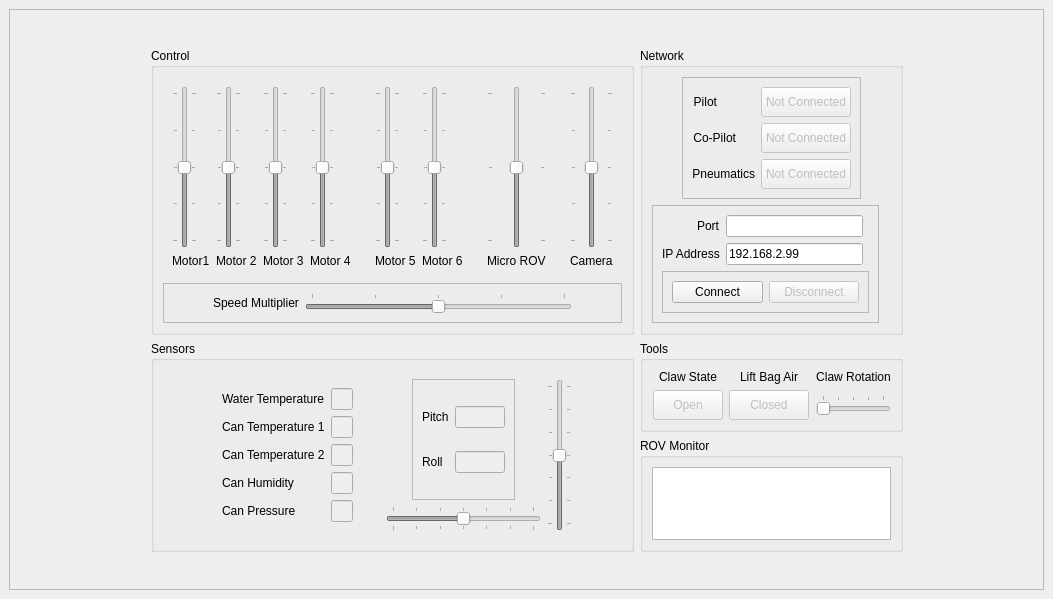
<?xml version="1.0" encoding="UTF-8"?>
<ui version="4.0">
 <class>MainWindow</class>
 <widget class="QMainWindow" name="MainWindow">
  <property name="windowModality">
   <enum>Qt::NonModal</enum>
  </property>
  <property name="geometry">
   <rect>
    <x>0</x>
    <y>0</y>
    <width>1053</width>
    <height>599</height>
   </rect>
  </property>
  <property name="windowTitle">
   <string>Husky ROV Pilot Terminal</string>
  </property>
  <property name="windowIcon">
   <iconset>
    <normaloff>husky.jpeg</normaloff>husky.jpeg</iconset>
  </property>
  <property name="layoutDirection">
   <enum>Qt::LeftToRight</enum>
  </property>
  <property name="toolButtonStyle">
   <enum>Qt::ToolButtonIconOnly</enum>
  </property>
  <property name="tabShape">
   <enum>QTabWidget::Rounded</enum>
  </property>
  <widget class="QWidget" name="centralwidget">
   <layout class="QGridLayout" name="gridLayout">
    <item row="0" column="0">
     <widget class="QFrame" name="frame">
      <property name="frameShape">
       <enum>QFrame::StyledPanel</enum>
      </property>
      <property name="frameShadow">
       <enum>QFrame::Raised</enum>
      </property>
      <layout class="QGridLayout" name="gridLayout_2" rowstretch="2,3,1,4,2" columnstretch="1,3,2,1">
       <item row="1" column="1">
        <widget class="QGroupBox" name="motorFrame">
         <property name="title">
          <string>Control</string>
         </property>
         <layout class="QGridLayout" name="gridLayout_3" rowstretch="0,0" columnstretch="6,3,1,1" rowminimumheight="0,0">
          <item row="0" column="2">
           <widget class="QFrame" name="uRovFrame">
            <property name="enabled">
             <bool>true</bool>
            </property>
            <property name="sizePolicy">
             <sizepolicy hsizetype="MinimumExpanding" vsizetype="Preferred">
              <horstretch>0</horstretch>
              <verstretch>0</verstretch>
             </sizepolicy>
            </property>
            <property name="layoutDirection">
             <enum>Qt::LeftToRight</enum>
            </property>
            <layout class="QVBoxLayout" name="verticalLayout">
             <item>
              <widget class="QSlider" name="microMotorSlider">
               <property name="enabled">
                <bool>false</bool>
               </property>
               <property name="sizePolicy">
                <sizepolicy hsizetype="Preferred" vsizetype="Expanding">
                 <horstretch>0</horstretch>
                 <verstretch>0</verstretch>
                </sizepolicy>
               </property>
               <property name="focusPolicy">
                <enum>Qt::NoFocus</enum>
               </property>
               <property name="acceptDrops">
                <bool>false</bool>
               </property>
               <property name="layoutDirection">
                <enum>Qt::LeftToRight</enum>
               </property>
               <property name="autoFillBackground">
                <bool>false</bool>
               </property>
               <property name="styleSheet">
                <string notr="true"/>
               </property>
               <property name="minimum">
                <number>-1</number>
               </property>
               <property name="maximum">
                <number>1</number>
               </property>
               <property name="value">
                <number>0</number>
               </property>
               <property name="sliderPosition">
                <number>0</number>
               </property>
               <property name="orientation">
                <enum>Qt::Vertical</enum>
               </property>
               <property name="invertedAppearance">
                <bool>false</bool>
               </property>
               <property name="tickPosition">
                <enum>QSlider::TicksBothSides</enum>
               </property>
               <property name="tickInterval">
                <number>1</number>
               </property>
              </widget>
             </item>
             <item>
              <widget class="QLabel" name="label_13">
               <property name="text">
                <string>Micro ROV</string>
               </property>
              </widget>
             </item>
            </layout>
           </widget>
          </item>
          <item row="0" column="3">
           <widget class="QFrame" name="frame">
            <layout class="QGridLayout" name="gridLayout_6">
             <item row="0" column="0">
              <widget class="QSlider" name="cameraServoSlider">
               <property name="enabled">
                <bool>false</bool>
               </property>
               <property name="sizePolicy">
                <sizepolicy hsizetype="Expanding" vsizetype="Expanding">
                 <horstretch>0</horstretch>
                 <verstretch>0</verstretch>
                </sizepolicy>
               </property>
               <property name="focusPolicy">
                <enum>Qt::NoFocus</enum>
               </property>
               <property name="layoutDirection">
                <enum>Qt::LeftToRight</enum>
               </property>
               <property name="styleSheet">
                <string notr="true"/>
               </property>
               <property name="minimum">
                <number>1000</number>
               </property>
               <property name="maximum">
                <number>1800</number>
               </property>
               <property name="pageStep">
                <number>200</number>
               </property>
               <property name="value">
                <number>1400</number>
               </property>
               <property name="orientation">
                <enum>Qt::Vertical</enum>
               </property>
               <property name="tickPosition">
                <enum>QSlider::TicksBothSides</enum>
               </property>
               <property name="tickInterval">
                <number>200</number>
               </property>
              </widget>
             </item>
             <item row="1" column="0">
              <widget class="QLabel" name="label_14">
               <property name="text">
                <string>Camera</string>
               </property>
               <property name="scaledContents">
                <bool>false</bool>
               </property>
              </widget>
             </item>
            </layout>
           </widget>
          </item>
          <item row="0" column="1">
           <widget class="QFrame" name="verticalFrame">
            <layout class="QGridLayout" name="gridLayout_5">
             <item row="0" column="0">
              <widget class="QSlider" name="motor5Slider">
               <property name="enabled">
                <bool>false</bool>
               </property>
               <property name="focusPolicy">
                <enum>Qt::NoFocus</enum>
               </property>
               <property name="styleSheet">
                <string notr="true"/>
               </property>
               <property name="minimum">
                <number>1300</number>
               </property>
               <property name="maximum">
                <number>1700</number>
               </property>
               <property name="value">
                <number>1500</number>
               </property>
               <property name="orientation">
                <enum>Qt::Vertical</enum>
               </property>
               <property name="tickPosition">
                <enum>QSlider::TicksBothSides</enum>
               </property>
               <property name="tickInterval">
                <number>100</number>
               </property>
              </widget>
             </item>
             <item row="1" column="0">
              <widget class="QLabel" name="label_6">
               <property name="text">
                <string>Motor 5</string>
               </property>
              </widget>
             </item>
             <item row="1" column="1">
              <widget class="QLabel" name="label_7">
               <property name="text">
                <string>Motor 6</string>
               </property>
              </widget>
             </item>
             <item row="0" column="1">
              <widget class="QSlider" name="motor6Slider">
               <property name="enabled">
                <bool>false</bool>
               </property>
               <property name="focusPolicy">
                <enum>Qt::NoFocus</enum>
               </property>
               <property name="acceptDrops">
                <bool>false</bool>
               </property>
               <property name="styleSheet">
                <string notr="true"/>
               </property>
               <property name="minimum">
                <number>1300</number>
               </property>
               <property name="maximum">
                <number>1700</number>
               </property>
               <property name="value">
                <number>1500</number>
               </property>
               <property name="orientation">
                <enum>Qt::Vertical</enum>
               </property>
               <property name="tickPosition">
                <enum>QSlider::TicksBothSides</enum>
               </property>
               <property name="tickInterval">
                <number>100</number>
               </property>
              </widget>
             </item>
            </layout>
           </widget>
          </item>
          <item row="0" column="0">
           <widget class="QFrame" name="horizontalFrame">
            <layout class="QGridLayout" name="gridLayout_4">
             <item row="1" column="4">
              <widget class="QLabel" name="label_5">
               <property name="text">
                <string>Motor 4</string>
               </property>
              </widget>
             </item>
             <item row="1" column="3">
              <widget class="QLabel" name="label_4">
               <property name="text">
                <string>Motor 3</string>
               </property>
              </widget>
             </item>
             <item row="0" column="4">
              <widget class="QSlider" name="motor4Slider">
               <property name="enabled">
                <bool>false</bool>
               </property>
               <property name="focusPolicy">
                <enum>Qt::NoFocus</enum>
               </property>
               <property name="styleSheet">
                <string notr="true"/>
               </property>
               <property name="minimum">
                <number>1300</number>
               </property>
               <property name="maximum">
                <number>1700</number>
               </property>
               <property name="value">
                <number>1500</number>
               </property>
               <property name="orientation">
                <enum>Qt::Vertical</enum>
               </property>
               <property name="tickPosition">
                <enum>QSlider::TicksBothSides</enum>
               </property>
               <property name="tickInterval">
                <number>100</number>
               </property>
              </widget>
             </item>
             <item row="0" column="0">
              <widget class="QSlider" name="motor1Slider">
               <property name="enabled">
                <bool>false</bool>
               </property>
               <property name="focusPolicy">
                <enum>Qt::NoFocus</enum>
               </property>
               <property name="layoutDirection">
                <enum>Qt::LeftToRight</enum>
               </property>
               <property name="styleSheet">
                <string notr="true"/>
               </property>
               <property name="minimum">
                <number>1300</number>
               </property>
               <property name="maximum">
                <number>1700</number>
               </property>
               <property name="value">
                <number>1500</number>
               </property>
               <property name="orientation">
                <enum>Qt::Vertical</enum>
               </property>
               <property name="tickPosition">
                <enum>QSlider::TicksBothSides</enum>
               </property>
               <property name="tickInterval">
                <number>100</number>
               </property>
              </widget>
             </item>
             <item row="0" column="2">
              <widget class="QSlider" name="motor2Slider">
               <property name="enabled">
                <bool>false</bool>
               </property>
               <property name="focusPolicy">
                <enum>Qt::NoFocus</enum>
               </property>
               <property name="styleSheet">
                <string notr="true"/>
               </property>
               <property name="minimum">
                <number>1300</number>
               </property>
               <property name="maximum">
                <number>1700</number>
               </property>
               <property name="value">
                <number>1500</number>
               </property>
               <property name="orientation">
                <enum>Qt::Vertical</enum>
               </property>
               <property name="tickPosition">
                <enum>QSlider::TicksBothSides</enum>
               </property>
               <property name="tickInterval">
                <number>100</number>
               </property>
              </widget>
             </item>
             <item row="0" column="3">
              <widget class="QSlider" name="motor3Slider">
               <property name="enabled">
                <bool>false</bool>
               </property>
               <property name="focusPolicy">
                <enum>Qt::NoFocus</enum>
               </property>
               <property name="styleSheet">
                <string notr="true"/>
               </property>
               <property name="minimum">
                <number>1300</number>
               </property>
               <property name="maximum">
                <number>1700</number>
               </property>
               <property name="value">
                <number>1500</number>
               </property>
               <property name="orientation">
                <enum>Qt::Vertical</enum>
               </property>
               <property name="tickPosition">
                <enum>QSlider::TicksBothSides</enum>
               </property>
               <property name="tickInterval">
                <number>100</number>
               </property>
              </widget>
             </item>
             <item row="1" column="2">
              <widget class="QLabel" name="label_3">
               <property name="text">
                <string>Motor 2</string>
               </property>
              </widget>
             </item>
             <item row="1" column="0">
              <widget class="QLabel" name="label_2">
               <property name="text">
                <string>Motor1</string>
               </property>
               <property name="alignment">
                <set>Qt::AlignLeading|Qt::AlignLeft|Qt::AlignVCenter</set>
               </property>
              </widget>
             </item>
            </layout>
           </widget>
          </item>
          <item row="1" column="0" colspan="4">
           <widget class="QFrame" name="sensitivityFrame">
            <property name="frameShape">
             <enum>QFrame::StyledPanel</enum>
            </property>
            <property name="frameShadow">
             <enum>QFrame::Raised</enum>
            </property>
            <layout class="QHBoxLayout" name="horizontalLayout" stretch="0,1,3,0">
             <item>
              <spacer name="horizontalSpacer_5">
               <property name="orientation">
                <enum>Qt::Horizontal</enum>
               </property>
               <property name="sizeHint" stdset="0">
                <size>
                 <width>40</width>
                 <height>20</height>
                </size>
               </property>
              </spacer>
             </item>
             <item>
              <widget class="QLabel" name="label">
               <property name="sizePolicy">
                <sizepolicy hsizetype="Fixed" vsizetype="Preferred">
                 <horstretch>0</horstretch>
                 <verstretch>0</verstretch>
                </sizepolicy>
               </property>
               <property name="text">
                <string>Speed Multiplier</string>
               </property>
              </widget>
             </item>
             <item>
              <widget class="QSlider" name="speedMultiplierSlider">
               <property name="enabled">
                <bool>false</bool>
               </property>
               <property name="focusPolicy">
                <enum>Qt::NoFocus</enum>
               </property>
               <property name="styleSheet">
                <string notr="true"/>
               </property>
               <property name="minimum">
                <number>1</number>
               </property>
               <property name="maximum">
                <number>5</number>
               </property>
               <property name="value">
                <number>3</number>
               </property>
               <property name="orientation">
                <enum>Qt::Horizontal</enum>
               </property>
               <property name="tickPosition">
                <enum>QSlider::TicksAbove</enum>
               </property>
               <property name="tickInterval">
                <number>1</number>
               </property>
              </widget>
             </item>
             <item>
              <spacer name="horizontalSpacer_4">
               <property name="orientation">
                <enum>Qt::Horizontal</enum>
               </property>
               <property name="sizeHint" stdset="0">
                <size>
                 <width>40</width>
                 <height>20</height>
                </size>
               </property>
              </spacer>
             </item>
            </layout>
           </widget>
          </item>
         </layout>
        </widget>
       </item>
       <item row="2" column="1" rowspan="2">
        <widget class="QGroupBox" name="groupBox_3">
         <property name="title">
          <string>Sensors</string>
         </property>
         <layout class="QGridLayout" name="gridLayout_10" columnstretch="1,2,5,1">
          <item row="0" column="0">
           <spacer name="horizontalSpacer_3">
            <property name="orientation">
             <enum>Qt::Horizontal</enum>
            </property>
            <property name="sizeHint" stdset="0">
             <size>
              <width>40</width>
              <height>20</height>
             </size>
            </property>
           </spacer>
          </item>
          <item row="0" column="3">
           <spacer name="horizontalSpacer">
            <property name="orientation">
             <enum>Qt::Horizontal</enum>
            </property>
            <property name="sizeHint" stdset="0">
             <size>
              <width>40</width>
              <height>20</height>
             </size>
            </property>
           </spacer>
          </item>
          <item row="0" column="2">
           <widget class="QFrame" name="frame_4">
            <property name="layoutDirection">
             <enum>Qt::LeftToRight</enum>
            </property>
            <layout class="QGridLayout" name="gridLayout_11">
             <item row="1" column="0">
              <widget class="QSlider" name="rollSlider">
               <property name="enabled">
                <bool>false</bool>
               </property>
               <property name="focusPolicy">
                <enum>Qt::NoFocus</enum>
               </property>
               <property name="styleSheet">
                <string notr="true"/>
               </property>
               <property name="minimum">
                <number>-45</number>
               </property>
               <property name="maximum">
                <number>45</number>
               </property>
               <property name="singleStep">
                <number>1</number>
               </property>
               <property name="value">
                <number>0</number>
               </property>
               <property name="orientation">
                <enum>Qt::Horizontal</enum>
               </property>
               <property name="tickPosition">
                <enum>QSlider::TicksBothSides</enum>
               </property>
               <property name="tickInterval">
                <number>15</number>
               </property>
              </widget>
             </item>
             <item row="0" column="1" rowspan="2">
              <widget class="QSlider" name="pitchSlider">
               <property name="enabled">
                <bool>false</bool>
               </property>
               <property name="focusPolicy">
                <enum>Qt::NoFocus</enum>
               </property>
               <property name="layoutDirection">
                <enum>Qt::LeftToRight</enum>
               </property>
               <property name="styleSheet">
                <string notr="true"/>
               </property>
               <property name="minimum">
                <number>-45</number>
               </property>
               <property name="maximum">
                <number>45</number>
               </property>
               <property name="value">
                <number>0</number>
               </property>
               <property name="orientation">
                <enum>Qt::Vertical</enum>
               </property>
               <property name="tickPosition">
                <enum>QSlider::TicksBothSides</enum>
               </property>
               <property name="tickInterval">
                <number>15</number>
               </property>
              </widget>
             </item>
             <item row="0" column="0" alignment="Qt::AlignHCenter">
              <widget class="QFrame" name="frame_7">
               <property name="frameShape">
                <enum>QFrame::StyledPanel</enum>
               </property>
               <property name="frameShadow">
                <enum>QFrame::Raised</enum>
               </property>
               <layout class="QGridLayout" name="gridLayout_13">
                <item row="0" column="0">
                 <widget class="QLabel" name="label_18">
                  <property name="text">
                   <string>Pitch</string>
                  </property>
                 </widget>
                </item>
                <item row="0" column="1">
                 <widget class="QLineEdit" name="pitchValue">
                  <property name="enabled">
                   <bool>false</bool>
                  </property>
                  <property name="maximumSize">
                   <size>
                    <width>50</width>
                    <height>16777215</height>
                   </size>
                  </property>
                  <property name="focusPolicy">
                   <enum>Qt::NoFocus</enum>
                  </property>
                 </widget>
                </item>
                <item row="1" column="0">
                 <widget class="QLabel" name="label_19">
                  <property name="text">
                   <string>Roll</string>
                  </property>
                 </widget>
                </item>
                <item row="1" column="1">
                 <widget class="QLineEdit" name="rollValue">
                  <property name="enabled">
                   <bool>false</bool>
                  </property>
                  <property name="maximumSize">
                   <size>
                    <width>50</width>
                    <height>16777215</height>
                   </size>
                  </property>
                  <property name="focusPolicy">
                   <enum>Qt::NoFocus</enum>
                  </property>
                 </widget>
                </item>
               </layout>
              </widget>
             </item>
            </layout>
           </widget>
          </item>
          <item row="0" column="1">
           <widget class="QFrame" name="frame_4">
            <layout class="QGridLayout" name="gridLayout_15">
             <item row="0" column="0" alignment="Qt::AlignHCenter">
              <widget class="QFrame" name="frame_6">
               <layout class="QGridLayout" name="gridLayout_14">
                <item row="0" column="0">
                 <widget class="QLabel" name="label_20">
                  <property name="text">
                   <string>Water Temperature</string>
                  </property>
                 </widget>
                </item>
                <item row="1" column="0">
                 <widget class="QLabel" name="label_21">
                  <property name="text">
                   <string>Can Temperature 1</string>
                  </property>
                 </widget>
                </item>
                <item row="0" column="1">
                 <widget class="QLineEdit" name="waterTempValue">
                  <property name="enabled">
                   <bool>false</bool>
                  </property>
                  <property name="minimumSize">
                   <size>
                    <width>0</width>
                    <height>0</height>
                   </size>
                  </property>
                  <property name="maximumSize">
                   <size>
                    <width>50</width>
                    <height>16777215</height>
                   </size>
                  </property>
                  <property name="focusPolicy">
                   <enum>Qt::NoFocus</enum>
                  </property>
                 </widget>
                </item>
                <item row="2" column="0">
                 <widget class="QLabel" name="label_22">
                  <property name="text">
                   <string>Can Temperature 2</string>
                  </property>
                 </widget>
                </item>
                <item row="3" column="0">
                 <widget class="QLabel" name="label_23">
                  <property name="text">
                   <string>Can Humidity</string>
                  </property>
                 </widget>
                </item>
                <item row="4" column="0">
                 <widget class="QLabel" name="label_24">
                  <property name="text">
                   <string>Can Pressure</string>
                  </property>
                 </widget>
                </item>
                <item row="1" column="1">
                 <widget class="QLineEdit" name="canTemp1Value">
                  <property name="enabled">
                   <bool>false</bool>
                  </property>
                  <property name="minimumSize">
                   <size>
                    <width>0</width>
                    <height>0</height>
                   </size>
                  </property>
                  <property name="maximumSize">
                   <size>
                    <width>50</width>
                    <height>16777215</height>
                   </size>
                  </property>
                  <property name="focusPolicy">
                   <enum>Qt::NoFocus</enum>
                  </property>
                 </widget>
                </item>
                <item row="2" column="1">
                 <widget class="QLineEdit" name="canTemp2Value">
                  <property name="enabled">
                   <bool>false</bool>
                  </property>
                  <property name="minimumSize">
                   <size>
                    <width>0</width>
                    <height>0</height>
                   </size>
                  </property>
                  <property name="maximumSize">
                   <size>
                    <width>50</width>
                    <height>16777215</height>
                   </size>
                  </property>
                  <property name="focusPolicy">
                   <enum>Qt::NoFocus</enum>
                  </property>
                 </widget>
                </item>
                <item row="3" column="1">
                 <widget class="QLineEdit" name="humidityValue">
                  <property name="enabled">
                   <bool>false</bool>
                  </property>
                  <property name="minimumSize">
                   <size>
                    <width>0</width>
                    <height>0</height>
                   </size>
                  </property>
                  <property name="maximumSize">
                   <size>
                    <width>50</width>
                    <height>16777215</height>
                   </size>
                  </property>
                  <property name="focusPolicy">
                   <enum>Qt::NoFocus</enum>
                  </property>
                 </widget>
                </item>
                <item row="4" column="1">
                 <widget class="QLineEdit" name="pressureValue">
                  <property name="enabled">
                   <bool>false</bool>
                  </property>
                  <property name="minimumSize">
                   <size>
                    <width>0</width>
                    <height>0</height>
                   </size>
                  </property>
                  <property name="maximumSize">
                   <size>
                    <width>50</width>
                    <height>16777215</height>
                   </size>
                  </property>
                  <property name="focusPolicy">
                   <enum>Qt::NoFocus</enum>
                  </property>
                 </widget>
                </item>
               </layout>
              </widget>
             </item>
            </layout>
           </widget>
          </item>
         </layout>
        </widget>
       </item>
       <item row="2" column="2">
        <widget class="QGroupBox" name="groupBox_2">
         <property name="title">
          <string>Tools</string>
         </property>
         <layout class="QGridLayout" name="gridLayout_12" columnstretch="1,2,1,2,1,5,1">
          <item row="1" column="3">
           <widget class="QPushButton" name="airStatus">
            <property name="enabled">
             <bool>false</bool>
            </property>
            <property name="minimumSize">
             <size>
              <width>0</width>
              <height>30</height>
             </size>
            </property>
            <property name="focusPolicy">
             <enum>Qt::NoFocus</enum>
            </property>
            <property name="text">
             <string>Closed</string>
            </property>
           </widget>
          </item>
          <item row="0" column="3">
           <widget class="QLabel" name="label_16">
            <property name="text">
             <string>Lift Bag Air</string>
            </property>
            <property name="alignment">
             <set>Qt::AlignCenter</set>
            </property>
           </widget>
          </item>
          <item row="1" column="1">
           <widget class="QPushButton" name="clawStatus">
            <property name="enabled">
             <bool>false</bool>
            </property>
            <property name="minimumSize">
             <size>
              <width>0</width>
              <height>30</height>
             </size>
            </property>
            <property name="maximumSize">
             <size>
              <width>70</width>
              <height>16777215</height>
             </size>
            </property>
            <property name="focusPolicy">
             <enum>Qt::NoFocus</enum>
            </property>
            <property name="styleSheet">
             <string notr="true"/>
            </property>
            <property name="text">
             <string>Open</string>
            </property>
           </widget>
          </item>
          <item row="0" column="1">
           <widget class="QLabel" name="label_17">
            <property name="text">
             <string>Claw State</string>
            </property>
            <property name="alignment">
             <set>Qt::AlignCenter</set>
            </property>
           </widget>
          </item>
          <item row="1" column="2">
           <spacer name="horizontalSpacer_6">
            <property name="orientation">
             <enum>Qt::Horizontal</enum>
            </property>
            <property name="sizeHint" stdset="0">
             <size>
              <width>40</width>
              <height>20</height>
             </size>
            </property>
           </spacer>
          </item>
          <item row="1" column="0">
           <spacer name="horizontalSpacer_7">
            <property name="orientation">
             <enum>Qt::Horizontal</enum>
            </property>
            <property name="sizeHint" stdset="0">
             <size>
              <width>40</width>
              <height>20</height>
             </size>
            </property>
           </spacer>
          </item>
          <item row="0" column="5">
           <widget class="QLabel" name="label_15">
            <property name="text">
             <string>Claw Rotation</string>
            </property>
            <property name="alignment">
             <set>Qt::AlignCenter</set>
            </property>
           </widget>
          </item>
          <item row="1" column="5">
           <widget class="QSlider" name="clawServoSlider">
            <property name="enabled">
             <bool>false</bool>
            </property>
            <property name="focusPolicy">
             <enum>Qt::NoFocus</enum>
            </property>
            <property name="minimum">
             <number>1000</number>
            </property>
            <property name="maximum">
             <number>1800</number>
            </property>
            <property name="pageStep">
             <number>10</number>
            </property>
            <property name="orientation">
             <enum>Qt::Horizontal</enum>
            </property>
            <property name="tickPosition">
             <enum>QSlider::TicksAbove</enum>
            </property>
            <property name="tickInterval">
             <number>200</number>
            </property>
           </widget>
          </item>
          <item row="1" column="6">
           <spacer name="horizontalSpacer_8">
            <property name="orientation">
             <enum>Qt::Horizontal</enum>
            </property>
            <property name="sizeHint" stdset="0">
             <size>
              <width>40</width>
              <height>20</height>
             </size>
            </property>
           </spacer>
          </item>
          <item row="1" column="4">
           <spacer name="horizontalSpacer_2">
            <property name="orientation">
             <enum>Qt::Horizontal</enum>
            </property>
            <property name="sizeHint" stdset="0">
             <size>
              <width>40</width>
              <height>20</height>
             </size>
            </property>
           </spacer>
          </item>
         </layout>
        </widget>
       </item>
       <item row="1" column="3" rowspan="3">
        <spacer name="horizontalSpacer_10">
         <property name="orientation">
          <enum>Qt::Horizontal</enum>
         </property>
         <property name="sizeHint" stdset="0">
          <size>
           <width>40</width>
           <height>20</height>
          </size>
         </property>
        </spacer>
       </item>
       <item row="3" column="2">
        <widget class="QGroupBox" name="groupBox">
         <property name="title">
          <string>ROV Monitor</string>
         </property>
         <layout class="QGridLayout" name="gridLayout_16">
          <item row="0" column="0">
           <widget class="QTextBrowser" name="textBrowser">
            <property name="enabled">
             <bool>true</bool>
            </property>
            <property name="focusPolicy">
             <enum>Qt::NoFocus</enum>
            </property>
           </widget>
          </item>
         </layout>
        </widget>
       </item>
       <item row="1" column="2">
        <widget class="QGroupBox" name="groupBox_4">
         <property name="title">
          <string>Network</string>
         </property>
         <layout class="QGridLayout" name="gridLayout_7" columnstretch="1,0,0">
          <item row="1" column="0" colspan="3" alignment="Qt::AlignHCenter">
           <widget class="QFrame" name="frame_3">
            <property name="frameShape">
             <enum>QFrame::StyledPanel</enum>
            </property>
            <property name="frameShadow">
             <enum>QFrame::Raised</enum>
            </property>
            <layout class="QGridLayout" name="gridLayout_9">
             <item row="1" column="0" alignment="Qt::AlignLeft">
              <widget class="QLabel" name="label_11">
               <property name="layoutDirection">
                <enum>Qt::LeftToRight</enum>
               </property>
               <property name="text">
                <string>Co-Pilot</string>
               </property>
               <property name="alignment">
                <set>Qt::AlignRight|Qt::AlignTrailing|Qt::AlignVCenter</set>
               </property>
              </widget>
             </item>
             <item row="1" column="1">
              <widget class="QPushButton" name="copilotStatus">
               <property name="enabled">
                <bool>false</bool>
               </property>
               <property name="minimumSize">
                <size>
                 <width>90</width>
                 <height>30</height>
                </size>
               </property>
               <property name="focusPolicy">
                <enum>Qt::NoFocus</enum>
               </property>
               <property name="styleSheet">
                <string notr="true"/>
               </property>
               <property name="text">
                <string>Not Connected</string>
               </property>
              </widget>
             </item>
             <item row="2" column="0">
              <widget class="QLabel" name="label_12">
               <property name="layoutDirection">
                <enum>Qt::LeftToRight</enum>
               </property>
               <property name="text">
                <string>Pneumatics</string>
               </property>
               <property name="alignment">
                <set>Qt::AlignRight|Qt::AlignTrailing|Qt::AlignVCenter</set>
               </property>
              </widget>
             </item>
             <item row="0" column="0" alignment="Qt::AlignLeft">
              <widget class="QLabel" name="label_10">
               <property name="enabled">
                <bool>true</bool>
               </property>
               <property name="layoutDirection">
                <enum>Qt::LeftToRight</enum>
               </property>
               <property name="text">
                <string>Pilot</string>
               </property>
               <property name="alignment">
                <set>Qt::AlignRight|Qt::AlignTrailing|Qt::AlignVCenter</set>
               </property>
              </widget>
             </item>
             <item row="0" column="1">
              <widget class="QPushButton" name="pilotStatus">
               <property name="enabled">
                <bool>false</bool>
               </property>
               <property name="minimumSize">
                <size>
                 <width>90</width>
                 <height>30</height>
                </size>
               </property>
               <property name="focusPolicy">
                <enum>Qt::NoFocus</enum>
               </property>
               <property name="styleSheet">
                <string notr="true"/>
               </property>
               <property name="text">
                <string>Not Connected</string>
               </property>
              </widget>
             </item>
             <item row="2" column="1">
              <widget class="QPushButton" name="pneumaticsStatus">
               <property name="enabled">
                <bool>false</bool>
               </property>
               <property name="minimumSize">
                <size>
                 <width>90</width>
                 <height>30</height>
                </size>
               </property>
               <property name="focusPolicy">
                <enum>Qt::NoFocus</enum>
               </property>
               <property name="styleSheet">
                <string notr="true"/>
               </property>
               <property name="text">
                <string>Not Connected</string>
               </property>
              </widget>
             </item>
            </layout>
           </widget>
          </item>
          <item row="2" column="0">
           <widget class="QFrame" name="frame_2">
            <property name="frameShape">
             <enum>QFrame::StyledPanel</enum>
            </property>
            <property name="frameShadow">
             <enum>QFrame::Raised</enum>
            </property>
            <layout class="QGridLayout" name="gridLayout_8">
             <item row="0" column="0" alignment="Qt::AlignRight">
              <widget class="QLabel" name="label_8">
               <property name="text">
                <string>Port</string>
               </property>
              </widget>
             </item>
             <item row="1" column="1">
              <widget class="QLineEdit" name="ipLineEdit">
               <property name="enabled">
                <bool>true</bool>
               </property>
               <property name="focusPolicy">
                <enum>Qt::ClickFocus</enum>
               </property>
               <property name="text">
                <string>192.168.2.99</string>
               </property>
               <property name="placeholderText">
                <string comment="12345" extracomment="gdgdrg"/>
               </property>
              </widget>
             </item>
             <item row="0" column="1">
              <widget class="QLineEdit" name="portLineEdit">
               <property name="focusPolicy">
                <enum>Qt::StrongFocus</enum>
               </property>
              </widget>
             </item>
             <item row="1" column="0">
              <widget class="QLabel" name="label_9">
               <property name="text">
                <string>IP Address</string>
               </property>
              </widget>
             </item>
             <item row="4" column="0" colspan="3">
              <widget class="QFrame" name="frame_5">
               <property name="layoutDirection">
                <enum>Qt::LeftToRight</enum>
               </property>
               <property name="frameShape">
                <enum>QFrame::StyledPanel</enum>
               </property>
               <property name="frameShadow">
                <enum>QFrame::Raised</enum>
               </property>
               <layout class="QGridLayout" name="gridLayout_17">
                <item row="0" column="1">
                 <widget class="QPushButton" name="disconnectButton">
                  <property name="enabled">
                   <bool>false</bool>
                  </property>
                  <property name="focusPolicy">
                   <enum>Qt::NoFocus</enum>
                  </property>
                  <property name="text">
                   <string>Disconnect</string>
                  </property>
                 </widget>
                </item>
                <item row="0" column="0">
                 <widget class="QPushButton" name="connectButton">
                  <property name="focusPolicy">
                   <enum>Qt::NoFocus</enum>
                  </property>
                  <property name="text">
                   <string>Connect</string>
                  </property>
                 </widget>
                </item>
               </layout>
              </widget>
             </item>
            </layout>
           </widget>
          </item>
         </layout>
        </widget>
       </item>
       <item row="1" column="0" rowspan="3">
        <spacer name="horizontalSpacer_9">
         <property name="orientation">
          <enum>Qt::Horizontal</enum>
         </property>
         <property name="sizeHint" stdset="0">
          <size>
           <width>40</width>
           <height>20</height>
          </size>
         </property>
        </spacer>
       </item>
       <item row="0" column="1" colspan="2">
        <spacer name="verticalSpacer">
         <property name="orientation">
          <enum>Qt::Vertical</enum>
         </property>
         <property name="sizeHint" stdset="0">
          <size>
           <width>20</width>
           <height>40</height>
          </size>
         </property>
        </spacer>
       </item>
       <item row="4" column="1" colspan="2">
        <spacer name="verticalSpacer_2">
         <property name="orientation">
          <enum>Qt::Vertical</enum>
         </property>
         <property name="sizeHint" stdset="0">
          <size>
           <width>20</width>
           <height>40</height>
          </size>
         </property>
        </spacer>
       </item>
      </layout>
     </widget>
    </item>
   </layout>
  </widget>
 </widget>
 <resources/>
 <connections/>
</ui>
